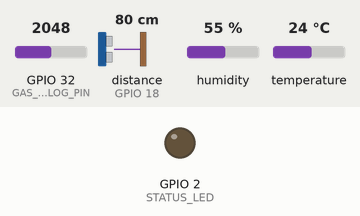
The sketch below on a simulated ESP32. Shown: output pins drawn as LEDs (lit = HIGH). Wiring (inferred from the names in the program): ultrasonic range finder: trigger GPIO 5; echo GPIO 18. The inputs (shaded band) are chosen by the test bench; at power-on: distance to the obstacle (sensor on GPIO 18) 80 cm, GPIO 32 (GAS_ANALOG_PIN) = 2048, humidity 55 %, temperature 24 °C. The echo pulse lasts 58.3 µs per cm; WiFi joins after 1.5 s; servers stay silent unless stated; uploads are accepted with an empty reply; pins used as bus, display or sensor lines are not drawn; what the sketch prints to the serial monitor is not drawn.

Above: at 1.1 s.
At 3.7 s:
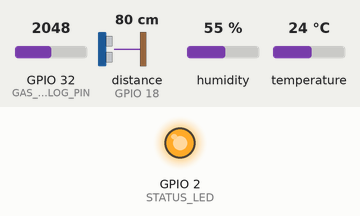
3.8 s: distance to the obstacle (sensor on GPIO 18) set to 94 cm
7.3 s: distance to the obstacle (sensor on GPIO 18) set to 104 cm
Timing chart, 0 to 20.5 s (numbered marks = the images above; inputs shaded):
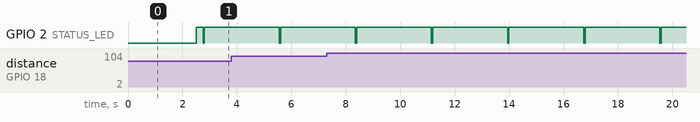

Measured:
- by itself, GPIO 2 (STATUS_LED): alternates HIGH for 2.7 s and LOW for 0.05 s

The sketch:

esp32_sensor_node.ino
```cpp
/**
 * =========================================================================
 * AgroTwin-Share: ESP32 IoT Microcontroller Sensor Node Firmware
 * =========================================================================
 *
 * Hardware Sensor Bill of Materials (BOM):
 * 1. ESP32 DevKit V1 (Wi-Fi 2.4GHz + Dual Core Xtensa 240MHz)
 * 2. DHT11 / DHT22 Sensor (Temperature & Relative Humidity) -> Pin GPIO 4
 * 3. MQ-135 / MQ-2 Gas Sensor (Ethylene, VOC, CO2 detection) -> Pin GPIO 32 (ADC1_CH4)
 * 4. HC-SR04 Ultrasonic Distance Sensor (Produce Fill Depth) -> Trig: GPIO 5, Echo: GPIO 18
 *
 * Target Ingestion Endpoint:
 * POST http://<SERVER_IP>:8000/api/telemetry/esp32
 */

#include <WiFi.h>
#include <HTTPClient.h>
#include <ArduinoJson.h>
#include <DHT.h>

// ---------------------------------------------------------------------------
// 1. NETWORK & BACKEND CONFIGURATION
// ---------------------------------------------------------------------------
const char* WIFI_SSID     = "YOUR_WIFI_SSID";
const char* WIFI_PASSWORD = "YOUR_WIFI_PASSWORD";

// Replace with your backend computer's LAN IP (or Vercel / cloud URL)
const char* BACKEND_URL   = "http://192.168.1.100:8000/api/telemetry/esp32";
const char* DEVICE_ID     = "ESP32-NODE-01";
const char* TARGET_BIN_ID = "BIN-01"; // Assign to "BIN-01" (Cold Room Alpha)

// ---------------------------------------------------------------------------
// 2. PIN ASSIGNMENTS
// ---------------------------------------------------------------------------
#define DHT_PIN          4     // 1-Wire Digital Data
#define DHT_TYPE         DHT11 // Set to DHT11 (or DHT22)
#define GAS_ANALOG_PIN   32    // ADC1 Pin for MQ-135 analog voltage
#define ULTRASONIC_TRIG  5     // HC-SR04 Trigger Pin
#define ULTRASONIC_ECHO  18    // HC-SR04 Echo Pin
#define STATUS_LED       2     // On-board blue status LED

// Chamber dimension constant (Ceiling height in cm)
const float CHAMBER_MAX_HEIGHT_CM = 200.0;

DHT dht(DHT_PIN, DHT_TYPE);

// ---------------------------------------------------------------------------
// 3. SENSOR READING ROUTINES
// ---------------------------------------------------------------------------
float readUltrasonicDistanceCm() {
  digitalWrite(ULTRASONIC_TRIG, LOW);
  delayMicroseconds(2);
  digitalWrite(ULTRASONIC_TRIG, HIGH);
  delayMicroseconds(10);
  digitalWrite(ULTRASONIC_TRIG, LOW);

  long durationUs = pulseIn(ULTRASONIC_ECHO, HIGH, 30000); // 30ms timeout (~5m)
  if (durationUs <= 0) return 45.0; // fallback default

  // Speed of sound: 343 m/s = 0.0343 cm/us -> distance = (duration * 0.0343) / 2
  float distanceCm = (durationUs * 0.0343) / 2.0;
  return distanceCm;
}

float calculateFillPercentage(float distanceCm) {
  // If chamber is 200cm tall and distance is 40cm, produce stack is 160cm (80% fill)
  float produceHeight = CHAMBER_MAX_HEIGHT_CM - distanceCm;
  float fillPct = (produceHeight / CHAMBER_MAX_HEIGHT_CM) * 100.0;
  if (fillPct < 0.0) fillPct = 0.0;
  if (fillPct > 100.0) fillPct = 100.0;
  return fillPct;
}

// ---------------------------------------------------------------------------
// 4. SETUP
// ---------------------------------------------------------------------------
void setup() {
  Serial.begin(115200);
  delay(1000);

  pinMode(STATUS_LED, OUTPUT);
  pinMode(ULTRASONIC_TRIG, OUTPUT);
  pinMode(ULTRASONIC_ECHO, INPUT);

  Serial.println("\n==============================================");
  Serial.println("  AgroTwin-Share: ESP32 Sensor Node Booting   ");
  Serial.println("==============================================");

  dht.begin();

  // Connect to Wi-Fi
  Serial.printf("Connecting to Wi-Fi SSID: %s\n", WIFI_SSID);
  WiFi.mode(WIFI_STA);
  WiFi.begin(WIFI_SSID, WIFI_PASSWORD);

  int attempts = 0;
  while (WiFi.status() != WL_CONNECTED && attempts < 25) {
    delay(500);
    Serial.print(".");
    attempts++;
  }

  if (WiFi.status() == WL_CONNECTED) {
    Serial.println("\n[Wi-Fi Connected!]");
    Serial.printf("IP Address: %s | RSSI: %d dBm\n", WiFi.localIP().toString().c_str(), WiFi.RSSI());
    digitalWrite(STATUS_LED, HIGH);
  } else {
    Serial.println("\n[Wi-Fi Connection Failed - Will retry during loop]");
  }
}

// ---------------------------------------------------------------------------
// 5. MAIN TRANSMISSION LOOP (1 TRANSMISSION EVERY 2.5 SECONDS)
// ---------------------------------------------------------------------------
void loop() {
  if (WiFi.status() != WL_CONNECTED) {
    Serial.println("Reconnecting to Wi-Fi...");
    WiFi.reconnect();
    delay(2000);
    return;
  }

  // 1. Read DHT11
  float tempC = dht.readTemperature();
  float rhPct = dht.readHumidity();

  if (isnan(tempC) || isnan(rhPct)) {
    Serial.println("Warning: DHT11 reading failure, applying safe fallback");
    tempC = 2.0;
    rhPct = 90.0;
  }

  // 2. Read MQ-135 Gas Sensor
  int rawGasAdc = analogRead(GAS_ANALOG_PIN); // 0 - 4095
  // Calibrated transfer function: 0-4095 ADC -> ~0.01 - 2.50 ppm ethylene equivalent
  float gasPpm = (rawGasAdc / 4095.0) * 2.50;

  // 3. Read Ultrasonic HC-SR04
  float distanceCm = readUltrasonicDistanceCm();
  float fillPct = calculateFillPercentage(distanceCm);

  int rssiDbm = WiFi.RSSI();
  unsigned long uptimeSeconds = millis() / 1000;

  // 4. Construct JSON Payload
  StaticJsonDocument<512> doc;
  doc["device_id"]              = DEVICE_ID;
  doc["bin_id"]                 = TARGET_BIN_ID;
  doc["dht11_temp"]             = serialized(String(tempC, 2));
  doc["dht11_humidity"]         = serialized(String(rhPct, 1));
  doc["gas_raw"]                = rawGasAdc;
  doc["gas_ppm"]                = serialized(String(gasPpm, 3));
  doc["ultrasonic_distance_cm"] = serialized(String(distanceCm, 1));
  doc["fill_level_pct"]         = serialized(String(fillPct, 1));
  doc["rssi_dbm"]               = rssiDbm;
  doc["uptime_s"]               = uptimeSeconds;

  String jsonString;
  serializeJson(doc, jsonString);

  Serial.println("\n--> Transmitting Telemetry Packet to AgroTwin:");
  Serial.println(jsonString);

  // 5. Send HTTP POST
  HTTPClient http;
  http.begin(BACKEND_URL);
  http.addHeader("Content-Type", "application/json");

  int httpResponseCode = http.POST(jsonString);

  if (httpResponseCode > 0) {
    Serial.printf("<-- HTTP %d OK! Telemetry ingested into Digital Twin.\n", httpResponseCode);
    // Blink LED to indicate successful transmission
    digitalWrite(STATUS_LED, LOW);
    delay(50);
    digitalWrite(STATUS_LED, HIGH);
  } else {
    Serial.printf("<-- Transmission Error: %s\n", http.errorToString(httpResponseCode).c_str());
  }

  http.end();

  // Sleep 2.5 seconds between ingestion cycles
  delay(2500);
}
```
